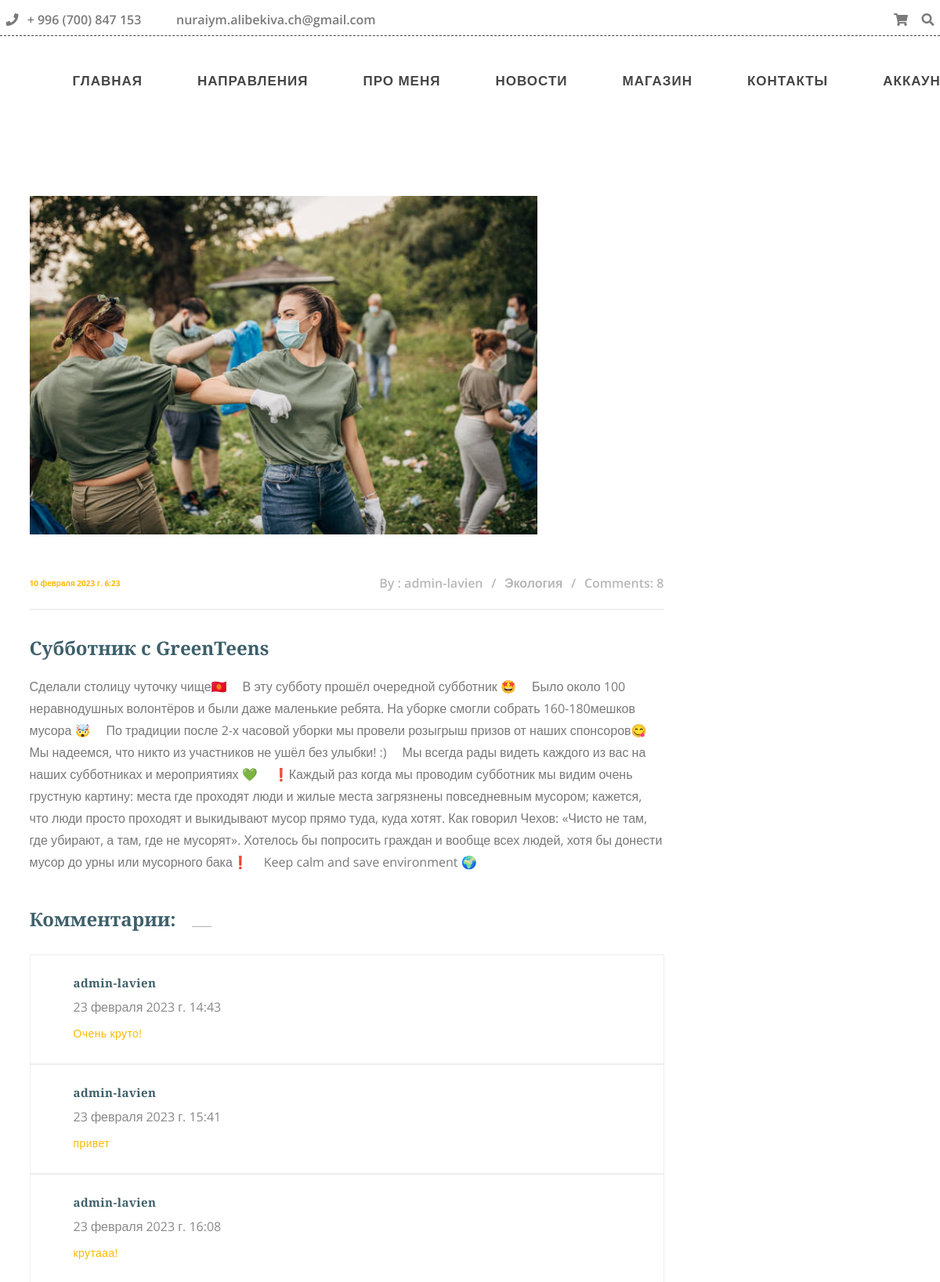
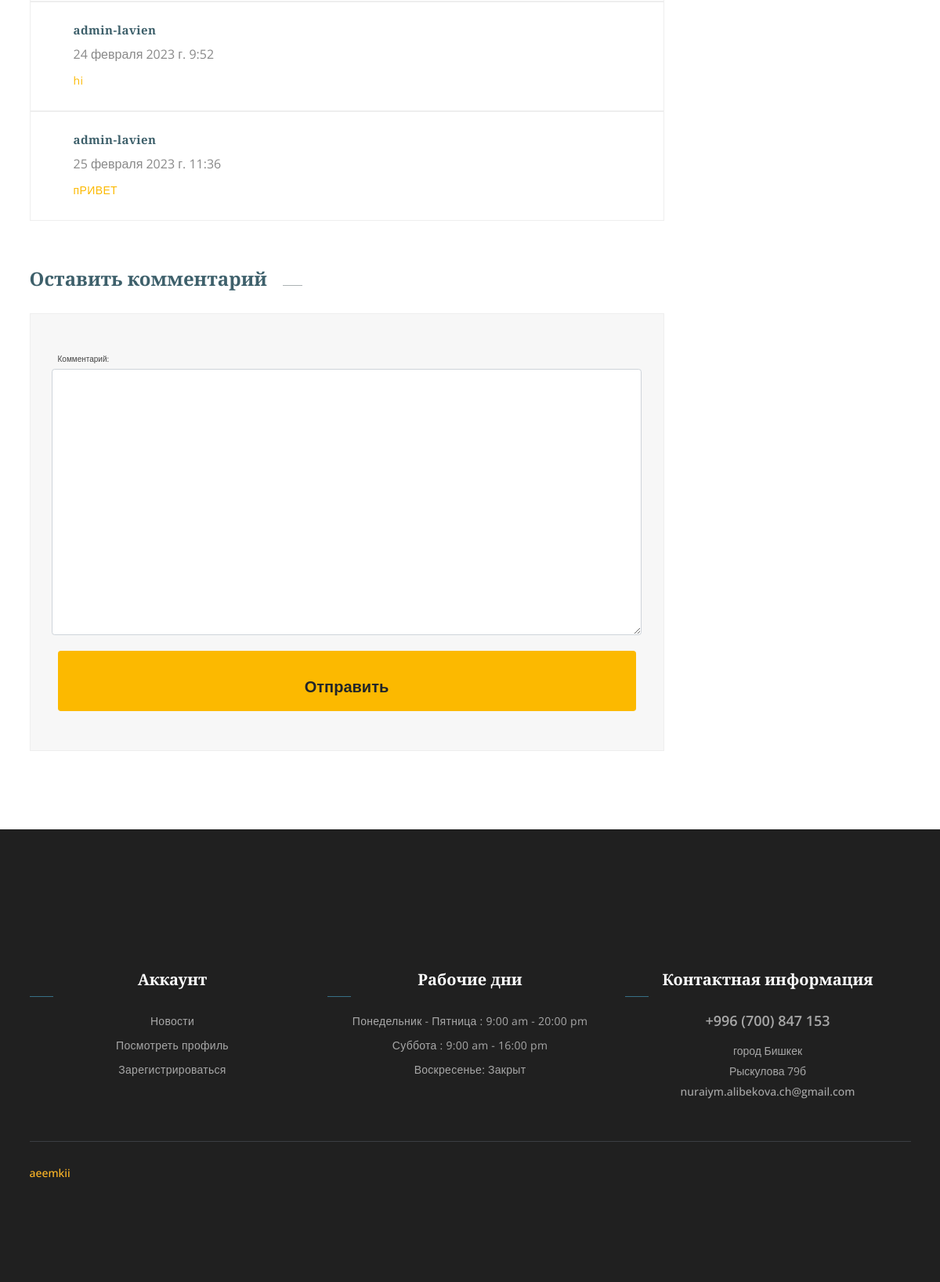
Screenshot of /post/detail/1/ with the database file from the repository (2 pictures, top to bottom).
### apps/blog/models.py (models this page shows, shortened)
class Post(models.Model):
    title = models.CharField("Заголовок", max_length=255)
    description = models.TextField("Описание")
    image = models.ImageField("Фото", upload_to="post/images/")
    created = models.DateTimeField(auto_now_add=True)
    updated = models.DateTimeField(auto_now=True)
    author = models.ForeignKey(User, on_delete=models.CASCADE, related_name="posts")
    is_draft = models.BooleanField("Черновик", default=True)
    tags = models.ManyToManyField(Tag, related_name= "tags")
    category = models.ForeignKey(
        Category,
        on_delete=models.SET_NULL,
        null=True,
        related_name="posts"
        )
    class Meta:
        verbose_name = "Пост"
        verbose_name_plural = "Посты"

class Category(models.Model):
    name = models.CharField("Название",max_length=50)
    slug = models.SlugField(max_length=60)
    icon = models.ImageField(upload_to="category/icons/")
    description = models.TextField("Описание категории", null= True)
    class Meta:
        verbose_name = "Категория"
        verbose_name_plural = "Категории"
    def __str__(self):
        return self.name

class Comment(models.Model):
    author = models.ForeignKey(User, on_delete=models.CASCADE, verbose_name="Автор")
    post = models.ForeignKey(Post, on_delete=models.CASCADE, verbose_name="Пост", related_name="comments")
    text = models.TextField("Комментарий")
    created = models.DateTimeField(auto_now_add=True)
    class Meta:
        verbose_name = "Комментарий"
        verbose_name_plural = "Комментарии"

### apps/accounts/models.py (models this page shows, shortened)
class User(AbstractUser):
    username = models.CharField(
        "Имя пользователя",
        max_length=150,
        unique=True,
        help_text=(
            "Доступно 150 символов или меньше. Только буквы, цифры и @/./+/-/_."
        ),
        validators=[username_validator],
        error_messages={
            "unique": "Пользователь с таким именем уже существует.",
        },
)
    email = None
    profile_img = models.ImageField(upload_to="users/profiles/", blank=True,null=True)
    about = models.TextField("О себе", null=True,blank=True)
    social_netw = models.ManyToManyField(SocialNetworks, limit_choices_to=5,)
    mobile = models.CharField("Мобильный телефон", max_length=10, null=True)
    USERNAME_FIELD = 'username'
    REQUIRED_FIELDS = []
    objects = UserManager()
    class Meta:
        verbose_name = "Пользователь"
        verbose_name_plural = "Пользователи"

### apps/blog/views.py (the view)
# urls.py: path('post/detail/<int:pk>/', views.PostDetailView.as_view(), name="post_detail"),
class PostDetailView(DetailView):
    template_name = "post_detail.html"
    model = Post
    def get_context_data(self, **kwargs):
        context = super().get_context_data(**kwargs)
        latest_posts = Post.objects.filter(is_draft=False).order_by("-created")
        if len(latest_posts) < 4:
            context["latest_posts"] = latest_posts
        else:
            context["latest_posts"] = latest_posts[:4]
        context["categories"] = Category.objects.all()
        context["comment_form"] = CommentCreateForm()
        return context

### apps/blog/forms.py
class CommentCreateForm(forms.ModelForm):
    class Meta:
        model = Comment
        fields = ['text']
        widgets = {
            "text":forms.Textarea(attrs={"class":"form-control"})
        }

### apps/cart/get_context_cart.py (called while the page is built)
def get_cart(request):
    return {"cart": Cart(request)}

### apps/blog/templates/post_detail.html (shortened to what this page needs)
{% extends 'base.html' %}
{% block content %}
<section class="main_blog_area p_100">
    <div class="container">
        <div class="row blog_area_inner">
            <div class="col-lg-9">
                <div class="main_blog_inner single_blog_inner">
                    <div class="blog_item">
                        <div class="blog_img">
                            <img class="img-fluid" src="{{object.image.url}}" alt="">
                        </div>
                        <div class="blog_text">
                            <div class="blog_time">
                                <div class="float-left">
                                    <a href="#">{{object.created}}</a>
                                </div>
                                <div class="float-right">
                                    <ul class="list_style">
                                        <li><a href="#">By :  {{object.author.username}}</a></li>
                                        <li><a href="#">{{object.category}}</a></li>
                                        <li><a href="#">Comments: 8</a></li>
                                    </ul>
                                </div>
                            </div>
                            <a href="#"><h4>{{object.title}}</h4></a>
                            <p>{{object.description|safe}}</p>
                        </div>
                    </div>
                       <div class="s_comment_list">
                        <h3 class="cm_title_br">Комментарии: </h3>
                        {% for comment in object.comments.all %}
                        <div class="s_comment_list_inner">
                            <div class="media">
                                <div class="media-body">
                                    <h4>{{ comment.author.username }}</h4>
                                    <p>{{comment.created}}</p>
                                    <div class="date_rep">
                                        <a href="#">{{ comment.text }}</a>
                                    </div>
                                </div>
                            </div>
                        </div>
                        {% endfor %}
                    </div>
                    <div class="s_comment_area">
                        <h3 class="cm_title_br">Оставить комментарий</h3>
                        <div class="s_comment_inner">
                            <form class="row contact_us_form" action="{% url 'create_comment' object.id %}" method="post">
                                {{ comment_form }}
                                <div class="form-group col-md-12">
                                    <button type="submit" value="submit" class="btn order_s_btn form-control">Отправить</button>
                                </div>
                            </form>
                        </div>
                    </div>
                </div>
            </div>
        </div>
    </div>
</section>
{% endblock %}

### static/shop/css/main.css (style rules this page uses)
html { color: #222; font-size: 1em; line-height: 1.4; }
audio, canvas, iframe, img, svg, video { vertical-align: middle; }
textarea { resize: vertical; }

### static/about_me/style.css (style rules this page uses)
body { font-family: "Open Sans", sans-serif; color: #444444; }
a { color: #ffb727; text-decoration: none; }
h1, h2, h3, h4, h5, h6 { font-family: "Raleway", sans-serif; }
section { background: white; }

### rows the page displays
Post: image (picture), created "10 февраля 2023 г. 6:23", author.username "admin-lavien", category "Экология", title "Субботник с GreenTeens", description "Сделали столицу чуточку чище🇰🇬 ⠀ В эту субботу прошёл очередной субботник 🤩 ⠀ Было около 100 неравнодушных волонтёров и были даже маленькие ребята. На уборке смогли собрать 160-180мешков мусора 🤯 ⠀ По традиции после 2-х часовой уборки мы провели розыгрыш призов от наших спонсоров😋 Мы надеемся, что никто из участников не ушёл без улыбки! :) ⠀ Мы всегда рады видеть каждого из вас на наших субботниках и мероприятиях 💚 ⠀ ❗️Каждый раз когда мы проводим субботник мы видим очень грустную картину: места где проходят люди и жилые места загрязнены повседневным мусором; кажется, что люди просто проходят и выкидывают мусор прямо туда, куда хотят. Как говорил Чехов: «Чисто не там, где убирают, а там,…"
Comment: author.username "admin-lavien", created "23 февраля 2023 г. 14:43", text "Очень круто!"
Comment: author.username "admin-lavien", created "23 февраля 2023 г. 15:41", text "привет"
Comment: author.username "admin-lavien", created "23 февраля 2023 г. 16:08", text "крутааа!"
Comment: author.username "admin-lavien", created "24 февраля 2023 г. 9:52", text "hi"
Comment: author.username "admin-lavien", created "25 февраля 2023 г. 11:36", text "пРИВЕТ"
